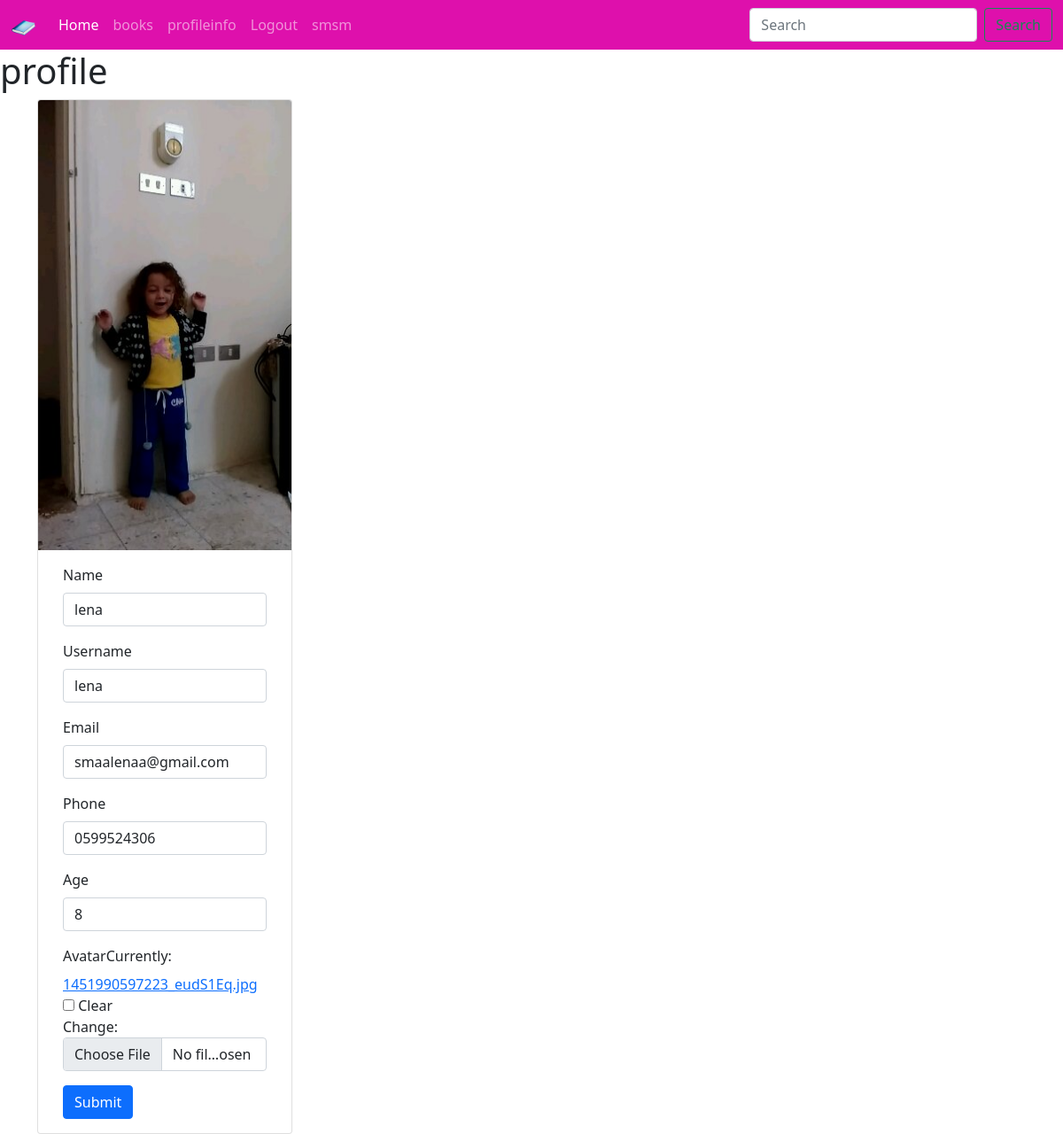
/accounts/profile/ (signed in), run on the app's committed database.
### bookstore/models.py (models this page shows, shortened)
class Customer(models.Model):
    user = models.OneToOneField(User,null=True, on_delete=models.CASCADE)
    name = models.CharField(max_length=190, null=True)
    username = models.CharField(max_length=100, null=True)
    email = models.CharField(max_length=190, null=True)
    phone = models.CharField(max_length=190, null=True)
    age = models.CharField(max_length=190, null=True)
    avatar = models.ImageField(blank=True, null=True, default="preson.png")
    date_created = models.DateTimeField(auto_now_add=True, null=True)

### accounts/views.py (the view)
# urls.py: path('profile/' ,views.profileinfo, name="profile_info"),
@login_required(login_url='login')
def profileinfo(request):
    customer = request.user.customer
    form = CustomerForm(instance=customer)
    if request.method == 'POST':
         form = CustomerForm(request.POST , request.FILES, instance=customer)
         if form.is_valid():
             form.save()
    context= {'form':form}
    return render(request, 'registration/profile_info.html', context)

### accounts/forms.py
class CustomerForm(ModelForm):
     class Meta:
        model = Customer
        fields = '__all__'
        exclude = ['user']

### accounts/templates/registration/profile_info.html (shortened to what this page needs)
{% extends 'bookstore/base.html' %}
 {% load static %}
 {% load bootstrap4 %}
 {% block body %}
<h1>profile</h1>
<div class='container'>
    <div class="card" style="width: 18rem;">
    <img src="{{request.user.customer.avatar.url}}" class="card-img-top" alt="...">
    <div class="card-body">
        <form class= "container" method = "POST" enctype= "multipart/form-data">
                {% bootstrap_form form %}
    {% buttons %}
  <button type="submit" class="btn btn-primary">Submit</button>
  {% endbuttons %}<br>
</form>
    </div>
    </div>
</div>
 {% endblock body %}

### bookstore/templates/bookstore/navbar.html (shortened to what this page needs)
{% load static %}
<nav class="navbar navbar-expand-lg navbar-dark bg-dark">
  <div class="container-fluid">
    <div class="collapse navbar-collapse" id="navbarTogglerDemo01">
      <a class="navbar-brand" href="{% url 'bookstore:home' %}">
       <img src="{% static '/img/book1.png' %}" alt="" width="30" height="24">
      </a>
      <ul class="navbar-nav me-auto mb-2 mb-lg-0">
      {% if request.user.is_staff %}
        <li class="nav-item">
          <a class="nav-link active" aria-current="page" href="{% url 'bookstore:home' %}">Home</a>
        </li>
        <li class="nav-item">
          <a class="nav-link" href="{% url 'bookstore:books' %}">books</a>
        </li>
        {% endif %}
        <li class="nav-item">
          <a class="nav-link" href="{% url 'accounts:profile_info' %}">profileinfo</a>
        </li>
          <li class="nav-item">
          <a class="nav-link" href="{% url 'accounts:logout' %}">Logout</a>
        </li>
        <li class="nav-item">
           <a class="nav-link" href="#">{{request.user}}</a>
        </li>
           </ul>
      <form class="d-flex">
        <input class="form-control me-2" type="search" placeholder="Search" aria-label="Search">
        <button class="btn btn-outline-success" type="submit">Search</button>
      </form>
    </div>
  </div>
</nav>

### static/css/style.css (style rules this page uses)
.bg-dark { background-color: #de10ac!important; }

### data on the page
Customer: name "lena", username "lena", email "smaalenaa@gmail.com", phone "0599524306", age "8"

### other printed values
{{ request.user }} "smsm"
